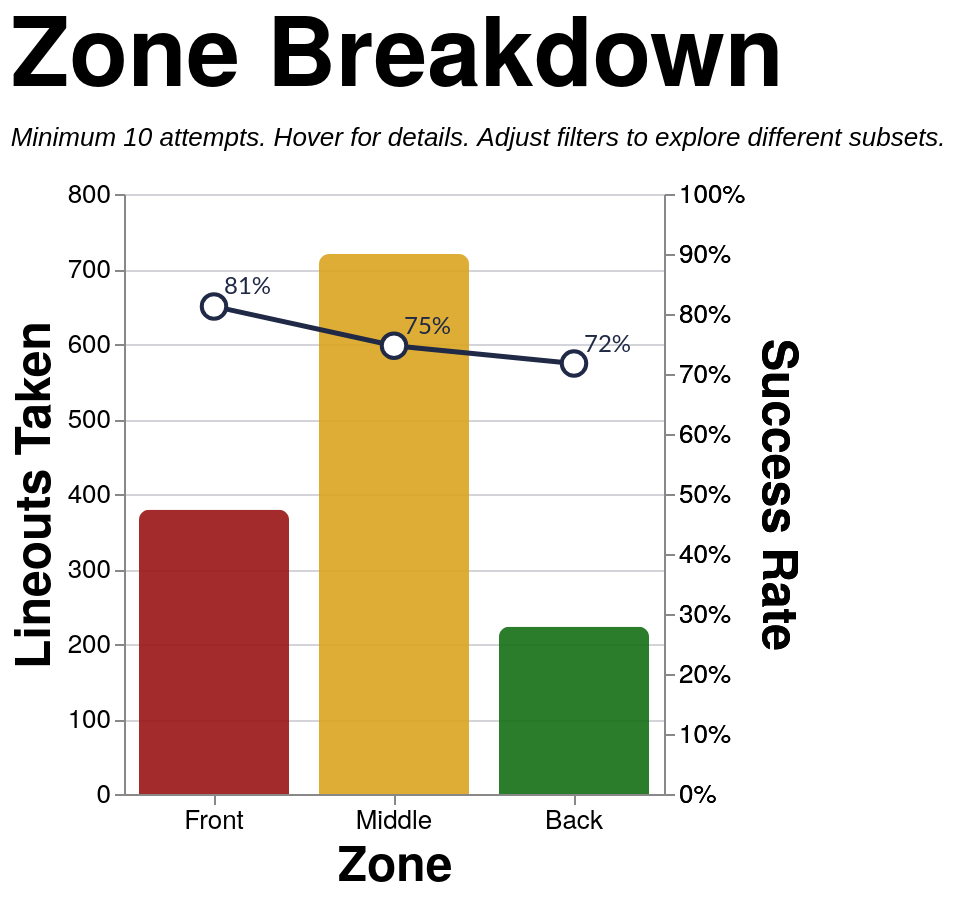

Source (Vega-Lite JSON):
### Vega-Lite specification from a JSON file in a GitHub repository (floating-point values rounded to 4 significant figures; data arrays with more than 128 entries replaced by an {"elided": "..."} marker saying what was removed)
{"config": {"axis": {"labelFont": "PT Sans Narrow, Helvetica Neue, Helvetica, Arial, sans-serif", "titleFont": "PT Sans Narrow, Helvetica Neue, Helvetica, Arial, sans-serif", "labelFontSize": 13, "titleFontSize": 24, "gridColor": "#202947", "gridOpacity": 0.2, "zindex": 1}, "text": {"font": "Lato, sans-serif"}, "bar": {"cornerRadiusEnd": 5}, "header": {"labelFont": "PT Sans Narrow, Helvetica Neue, Helvetica, Arial, sans-serif", "titleFont": "PT Sans Narrow, Helvetica Neue, Helvetica, Arial, sans-serif", "labelFontSize": 24, "titleFontSize": 28, "labelFontWeight": "bold", "orient": "left"}, "legend": {"labelFont": "PT Sans Narrow, Helvetica Neue, Helvetica, Arial, sans-serif", "titleFont": "PT Sans Narrow, Helvetica Neue, Helvetica, Arial, sans-serif", "labelFontSize": 14, "titleFontSize": 16, "titlePadding": 5, "fillColor": "white", "strokeColor": "black", "padding": 10, "titleFontWeight": "lighter", "titleFontStyle": "italic", "titleColor": "gray", "offset": 10}, "title": {"font": "PT Sans Narrow, Helvetica Neue, Helvetica, Arial, sans-serif", "fontSize": 48, "fontWeight": "bold", "anchor": "start", "align": "center", "titlePadding": 20, "subtitlePadding": 10, "subtitleFontSize": 13, "subtitleColor": "", "subtitleFontStyle": "italic", "offset": 15, "color": "black"}, "axisX": {"labelAngle": 0}, "facet": {"title": null, "header": null, "align": {"row": "each", "column": "each"}, "spacing": 10}, "resolve": {"scale": {"y": "independent", "facet": "independent"}}, "background": "transparent", "scale": {"offsetBandPaddingOuter": 0.2, "offsetBandPaddingInner": 0.1}, "view": {"stroke": null, "background": "transparent"}}, "layer": [{"mark": {"type": "bar", "opacity": 0.9, "size": 75}, "encoding": {"color": {"field": "area", "legend": null, "scale": {"domain": ["Front", "Middle", "Back"], "range": ["#991515", "goldenrod", "#146f14"]}, "type": "nominal"}, "stroke": {"value": "transparent"}, "tooltip": [{"field": "area", "title": "Zone", "type": "nominal"}, {"field": "attempts", "format": ",.0f", "title": "Attempts", "type": "quantitative"}, {"field": "won", "format": ",.0f", "title": "Won", "type": "quantitative"}, {"field": "success_rate", "format": ".1%", "title": "Success Rate", "type": "quantitative"}], "x": {"axis": {"labelAngle": 0}, "field": "area", "sort": ["Front", "Middle", "Back"], "title": "Zone", "type": "nominal"}, "y": {"field": "attempts", "title": "Lineouts Taken", "type": "quantitative"}}, "transform": [{"filter": "(loSquad == 'All' || datum.squad == loSquad) && (loSeason == 'All' || datum.season == loSeason) && (loGameType == 'All' || (loGameType == 'League + Cup' && (datum.game_type == 'League' || datum.game_type == 'Cup')) || (loGameType == 'League only' && datum.game_type == 'League') || datum.game_type == loGameType) && (loThrower == 'All' || datum.thrower == loThrower) && (loJumper == 'All' || datum.jumper == loJumper) && (loArea == 'All' || datum.area == loArea) && (loNumbers == 'All' || datum.numbers == loNumbers)"}, {"aggregate": [{"op": "count", "as": "attempts"}, {"op": "sum", "field": "won", "as": "won"}], "groupby": ["area"]}, {"filter": "datum.attempts >= 10"}, {"calculate": "datum.won / datum.attempts", "as": "success_rate"}]}, {"mark": {"type": "line", "point": {"fill": "white", "filled": false, "size": 150, "stroke": "#202946"}, "stroke": "#202946", "strokeWidth": 2.5}, "encoding": {"tooltip": [{"field": "area", "title": "Zone", "type": "nominal"}, {"field": "attempts", "format": ",.0f", "title": "Attempts", "type": "quantitative"}, {"field": "won", "format": ",.0f", "title": "Won", "type": "quantitative"}, {"field": "success_rate", "format": ".1%", "title": "Success Rate", "type": "quantitative"}], "x": {"axis": {"labelAngle": 0}, "field": "area", "sort": ["Front", "Middle", "Back"], "title": "Zone", "type": "nominal"}, "y": {"axis": {"format": "%", "orient": "right"}, "field": "success_rate", "scale": {"domain": [0, 1]}, "title": "Success Rate", "type": "quantitative"}}, "transform": [{"filter": "(loSquad == 'All' || datum.squad == loSquad) && (loSeason == 'All' || datum.season == loSeason) && (loGameType == 'All' || (loGameType == 'League + Cup' && (datum.game_type == 'League' || datum.game_type == 'Cup')) || (loGameType == 'League only' && datum.game_type == 'League') || datum.game_type == loGameType) && (loThrower == 'All' || datum.thrower == loThrower) && (loJumper == 'All' || datum.jumper == loJumper) && (loArea == 'All' || datum.area == loArea) && (loNumbers == 'All' || datum.numbers == loNumbers)"}, {"aggregate": [{"op": "count", "as": "attempts"}, {"op": "sum", "field": "won", "as": "won"}], "groupby": ["area"]}, {"filter": "datum.attempts >= 10"}, {"calculate": "datum.won / datum.attempts", "as": "success_rate"}]}, {"mark": {"type": "text", "align": "left", "baseline": "middle", "color": "#202946", "dx": 5, "dy": -10, "fontSize": 12}, "encoding": {"text": {"field": "success_rate", "format": ".0%", "type": "quantitative"}, "x": {"axis": {"labelAngle": 0}, "field": "area", "sort": ["Front", "Middle", "Back"], "title": "Zone", "type": "nominal"}, "y": {"axis": {"format": "%", "orient": "right"}, "field": "success_rate", "scale": {"domain": [0, 1]}, "title": "Success Rate", "type": "quantitative"}}, "transform": [{"filter": "(loSquad == 'All' || datum.squad == loSquad) && (loSeason == 'All' || datum.season == loSeason) && (loGameType == 'All' || (loGameType == 'League + Cup' && (datum.game_type == 'League' || datum.game_type == 'Cup')) || (loGameType == 'League only' && datum.game_type == 'League') || datum.game_type == loGameType) && (loThrower == 'All' || datum.thrower == loThrower) && (loJumper == 'All' || datum.jumper == loJumper) && (loArea == 'All' || datum.area == loArea) && (loNumbers == 'All' || datum.numbers == loNumbers)"}, {"aggregate": [{"op": "count", "as": "attempts"}, {"op": "sum", "field": "won", "as": "won"}], "groupby": ["area"]}, {"filter": "datum.attempts >= 10"}, {"calculate": "datum.won / datum.attempts", "as": "success_rate"}]}], "data": {"name": "data-2b13faf91d0685dd59a6df8ac0f7e66f"}, "height": 300, "params": [{"name": "loSquad", "value": "All"}, {"name": "loSeason", "value": "All"}, {"name": "loGameType", "value": "All"}, {"name": "loThrower", "value": "All"}, {"name": "loJumper", "value": "All"}, {"name": "loArea", "value": "All"}, {"name": "loNumbers", "value": "All"}], "resolve": {"scale": {"y": "independent"}}, "title": {"text": "Zone Breakdown", "subtitle": "Minimum 10 attempts. Hover for details. Adjust filters to explore different subsets."}, "width": {"step": 90}, "$schema": "https://vega.github.io/schema/vega-lite/v5.20.1.json", "datasets": {"data-2b13faf91d0685dd59a6df8ac0f7e66f": {"elided": "1325 records"}}}
